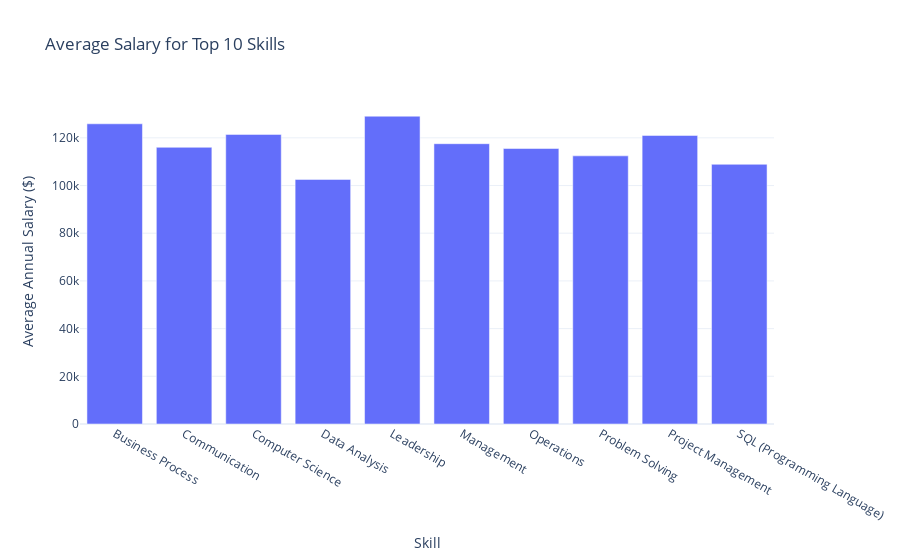

The code cell stored with this chart in its notebook:
### Markdown cell above
#### 5.1.2 Top Skills vs. Average Salary

### Code cell
# 5.1.2 Visual - Skills vs. Salary
import plotly.express as px
import ast

# This function safely converts the string of a list into an actual list
def parse_skills(skill_list_str):
    try:
        return ast.literal_eval(skill_list_str)
    except (ValueError, SyntaxError):
        return []

# Create a new column with the cleaned lists of skills
df['SKILLS_LIST'] = df['SKILLS_NAME'].apply(parse_skills)

# Create a new DataFrame where each skill gets its own row
df_skills_exploded = df.explode('SKILLS_LIST')

# --- Now, create the chart using the cleaned data ---
top_10_skills_by_count = df_skills_exploded['SKILLS_LIST'].value_counts().nlargest(10).index
df_top_skills = df_skills_exploded[df_skills_exploded['SKILLS_LIST'].isin(top_10_skills_by_count)]

avg_salary_for_top_skills = df_top_skills.groupby('SKILLS_LIST')['SALARY'].mean().reset_index()

fig2 = px.bar(
    avg_salary_for_top_skills,
    x='SKILLS_LIST',
    y="SALARY",
    title="Average Salary for Top 10 Skills",
    labels={'SKILLS_LIST': "Skill", "SALARY": "Average Annual Salary ($)"}
)
fig2.show()
fig2.write_image("figures/topskills_salary.png", scale=2)

### Figure 1 — Plotly figure (JSON) as saved in the notebook; plotly's stock layout.template omitted (floating-point values rounded to 4 significant figures)
{"data": [{"hovertemplate": "Skill=%{x}<br>Average Annual Salary ($)=%{y}<extra></extra>", "legendgroup": "", "marker": {"color": "#636efa", "pattern": {"shape": ""}}, "name": "", "orientation": "v", "showlegend": false, "textposition": "auto", "type": "bar", "x": ["Business Process", "Communication", "Computer Science", "Data Analysis", "Leadership", "Management", "Operations", "Problem Solving", "Project Management", "SQL (Programming Language)"], "xaxis": "x", "y": [125900.0, 116000.0, 121400.0, 102600.0, 129100.0, 117500.0, 115500.0, 112400.0, 121000.0, 108900.0], "yaxis": "y"}], "layout": {"barmode": "relative", "legend": {"tracegroupgap": 0}, "title": {"text": "Average Salary for Top 10 Skills"}, "xaxis": {"anchor": "y", "domain": [0, 1], "title": {"text": "Skill"}}, "yaxis": {"anchor": "x", "domain": [0, 1], "title": {"text": "Average Annual Salary ($)"}}}}
